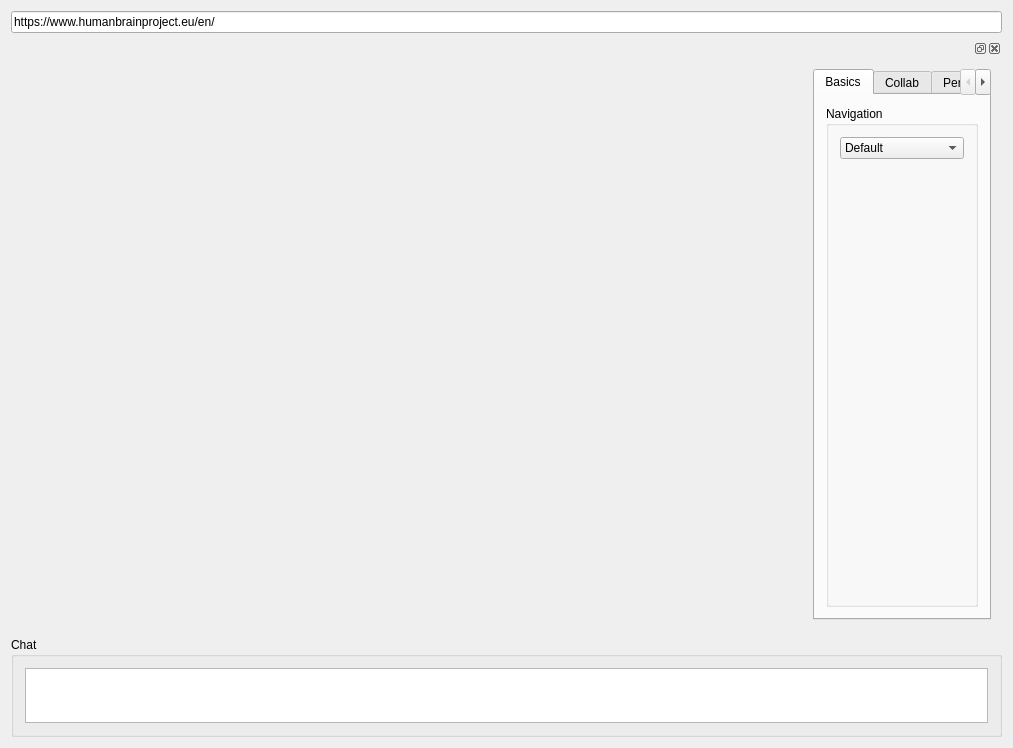
<?xml version="1.0" encoding="UTF-8"?>
<ui version="4.0">
 <class>Window</class>
 <widget class="QWidget" name="Window">
  <property name="geometry">
   <rect>
    <x>0</x>
    <y>0</y>
    <width>1013</width>
    <height>748</height>
   </rect>
  </property>
  <property name="windowTitle">
   <string>Window</string>
  </property>
  <layout class="QGridLayout" name="gridLayout_3">
   <item row="1" column="0">
    <widget class="webWidget" name="viewer" native="true">
     <property name="maximumSize">
      <size>
       <width>16777215</width>
       <height>16777215</height>
      </size>
     </property>
    </widget>
   </item>
   <item row="1" column="1">
    <widget class="QDockWidget" name="dockWidget">
     <property name="minimumSize">
      <size>
       <width>200</width>
       <height>462</height>
      </size>
     </property>
     <property name="maximumSize">
      <size>
       <width>200</width>
       <height>524287</height>
      </size>
     </property>
     <widget class="QWidget" name="dockWidgetContents">
      <layout class="QHBoxLayout" name="horizontalLayout_2">
       <item>
        <widget class="QTabWidget" name="tabWidget_Controls">
         <property name="enabled">
          <bool>true</bool>
         </property>
         <property name="layoutDirection">
          <enum>Qt::LeftToRight</enum>
         </property>
         <property name="tabPosition">
          <enum>QTabWidget::North</enum>
         </property>
         <property name="currentIndex">
          <number>0</number>
         </property>
         <widget class="QWidget" name="tab_basicControls">
          <attribute name="title">
           <string>Basics</string>
          </attribute>
          <layout class="QVBoxLayout" name="verticalLayout_2">
           <item>
            <widget class="QGroupBox" name="groupBox_Navigation">
             <property name="title">
              <string>Navigation</string>
             </property>
             <layout class="QGridLayout" name="gridLayout">
              <item row="1" column="2">
               <spacer name="verticalSpacer">
                <property name="orientation">
                 <enum>Qt::Vertical</enum>
                </property>
                <property name="sizeHint" stdset="0">
                 <size>
                  <width>20</width>
                  <height>40</height>
                 </size>
                </property>
               </spacer>
              </item>
              <item row="0" column="1" colspan="2">
               <widget class="QComboBox" name="comboBox_places">
                <property name="currentText">
                 <string>Default</string>
                </property>
                <item>
                 <property name="text">
                  <string>Default</string>
                 </property>
                </item>
                <item>
                 <property name="text">
                  <string>SVG</string>
                 </property>
                </item>
                <item>
                 <property name="text">
                  <string>WebGL</string>
                 </property>
                </item>
               </widget>
              </item>
             </layout>
            </widget>
           </item>
          </layout>
         </widget>
         <widget class="QWidget" name="tab_collab">
          <attribute name="title">
           <string>Collab</string>
          </attribute>
          <layout class="QVBoxLayout" name="verticalLayout">
           <item>
            <widget class="QPushButton" name="pushButton_loadColVizCfgFile">
             <property name="text">
              <string>Load cfg.</string>
             </property>
            </widget>
           </item>
           <item>
            <spacer name="verticalSpacer_3">
             <property name="orientation">
              <enum>Qt::Vertical</enum>
             </property>
             <property name="sizeHint" stdset="0">
              <size>
               <width>20</width>
               <height>40</height>
              </size>
             </property>
            </spacer>
           </item>
           <item>
            <widget class="QCheckBox" name="checkBox_letsInteract">
             <property name="enabled">
              <bool>true</bool>
             </property>
             <property name="text">
              <string>Lets Interact</string>
             </property>
             <property name="checked">
              <bool>false</bool>
             </property>
            </widget>
           </item>
           <item>
            <widget class="QGroupBox" name="groupBox_ColVizInteract">
             <property name="enabled">
              <bool>false</bool>
             </property>
             <property name="title">
              <string>Interact</string>
             </property>
             <layout class="QVBoxLayout" name="verticalLayout_3">
              <item>
               <widget class="QPushButton" name="pushButton_sendSelection">
                <property name="text">
                 <string>Send Sel.</string>
                </property>
               </widget>
              </item>
              <item>
               <widget class="QPlainTextEdit" name="plainTextEdit_textToSend">
                <property name="maximumSize">
                 <size>
                  <width>140</width>
                  <height>100</height>
                 </size>
                </property>
               </widget>
              </item>
              <item>
               <widget class="QPushButton" name="pushButton_sendMessage">
                <property name="text">
                 <string>Send Mess.</string>
                </property>
               </widget>
              </item>
             </layout>
            </widget>
           </item>
          </layout>
         </widget>
         <widget class="QWidget" name="tab_persistence">
          <attribute name="title">
           <string>Persistence</string>
          </attribute>
          <layout class="QVBoxLayout" name="verticalLayout_7">
           <item>
            <widget class="QPushButton" name="pushButton_loadPersistence">
             <property name="text">
              <string>Load Persisntece cfg.</string>
             </property>
            </widget>
           </item>
           <item>
            <widget class="QGroupBox" name="groupBox_logIn">
             <property name="enabled">
              <bool>false</bool>
             </property>
             <property name="title">
              <string>LogIn</string>
             </property>
             <layout class="QVBoxLayout" name="verticalLayout_4">
              <item>
               <widget class="QLabel" name="label_user">
                <property name="text">
                 <string>User</string>
                </property>
               </widget>
              </item>
              <item>
               <widget class="QLineEdit" name="lineEdit_user"/>
              </item>
              <item>
               <widget class="QLabel" name="label_password">
                <property name="text">
                 <string>PassWord</string>
                </property>
               </widget>
              </item>
              <item>
               <widget class="QLineEdit" name="lineEdit_password"/>
              </item>
              <item>
               <widget class="QPushButton" name="pushButton_logIn">
                <property name="text">
                 <string>logIn</string>
                </property>
               </widget>
              </item>
             </layout>
            </widget>
           </item>
           <item>
            <widget class="QPushButton" name="pushButton_LogOut">
             <property name="enabled">
              <bool>false</bool>
             </property>
             <property name="text">
              <string>Log Out</string>
             </property>
            </widget>
           </item>
           <item>
            <widget class="QGroupBox" name="groupBox_session">
             <property name="enabled">
              <bool>false</bool>
             </property>
             <property name="title">
              <string>Session</string>
             </property>
             <layout class="QVBoxLayout" name="verticalLayout_6">
              <item>
               <widget class="QLabel" name="label_session">
                <property name="text">
                 <string>Session</string>
                </property>
               </widget>
              </item>
              <item>
               <widget class="QComboBox" name="comboBox_sessioId"/>
              </item>
              <item>
               <widget class="QPushButton" name="pushButton_restoreSession">
                <property name="text">
                 <string>Restore Session</string>
                </property>
               </widget>
              </item>
              <item>
               <spacer name="verticalSpacer_4">
                <property name="orientation">
                 <enum>Qt::Vertical</enum>
                </property>
                <property name="sizeHint" stdset="0">
                 <size>
                  <width>20</width>
                  <height>40</height>
                 </size>
                </property>
               </spacer>
              </item>
             </layout>
            </widget>
           </item>
          </layout>
         </widget>
        </widget>
       </item>
      </layout>
     </widget>
    </widget>
   </item>
   <item row="2" column="0" colspan="2">
    <widget class="QGroupBox" name="groupBox_chat">
     <property name="maximumSize">
      <size>
       <width>16777215</width>
       <height>100</height>
      </size>
     </property>
     <property name="title">
      <string>Chat</string>
     </property>
     <layout class="QVBoxLayout" name="verticalLayout_5">
      <item>
       <widget class="QPlainTextEdit" name="plainTextEdit_chat"/>
      </item>
     </layout>
    </widget>
   </item>
   <item row="0" column="0" colspan="2">
    <widget class="QLineEdit" name="lineEdit_url">
     <property name="text">
      <string>https://www.humanbrainproject.eu/en/</string>
     </property>
    </widget>
   </item>
  </layout>
 </widget>
 <layoutdefault spacing="6" margin="11"/>
 <customwidgets>
  <customwidget>
   <class>webWidget</class>
   <extends>QWidget</extends>
   <header>webWidget.h</header>
   <container>1</container>
  </customwidget>
 </customwidgets>
 <resources/>
 <connections/>
</ui>
